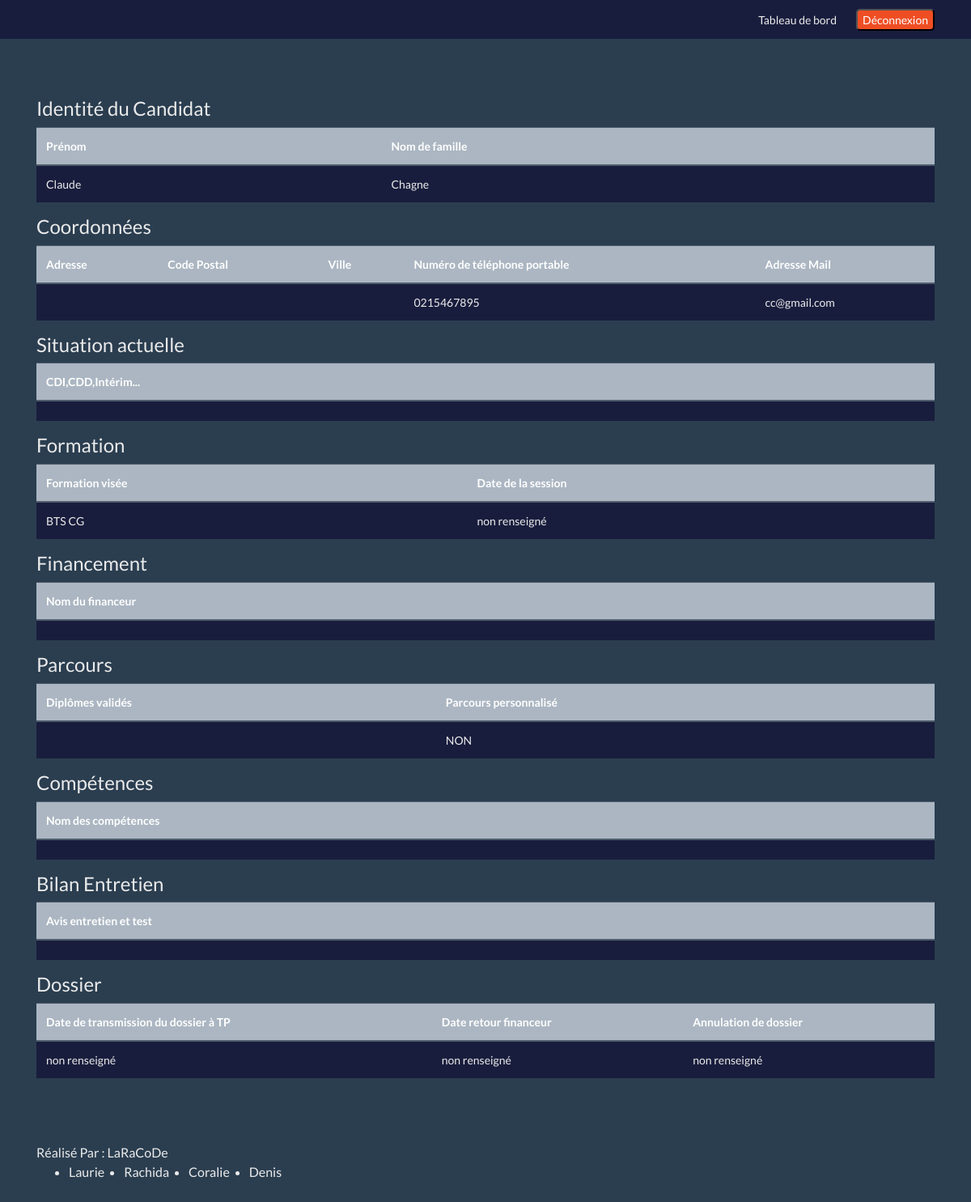
The app's page /back_office/detail_candidat.php?iduser=10 (signed in) with its own data.
### tables this page shows
CREATE TABLE IF NOT EXISTS `contact` (
  `Contact_Id` int NOT NULL AUTO_INCREMENT,
  `Contact_Nom` varchar(60) NOT NULL,
  `Contact_Prenom` varchar(60) NOT NULL,
  `Contact_Tel` int(10) UNSIGNED ZEROFILL NOT NULL,
  `Contact_Email` varchar(60) NOT NULL,
  `Contact_Adresse` varchar(100) DEFAULT NULL,
  `Contact_CodePostal` int(5) UNSIGNED ZEROFILL DEFAULT NULL,
  `Contact_Ville` varchar(60) DEFAULT NULL,
  `Contact_Date` datetime DEFAULT CURRENT_TIMESTAMP,
  PRIMARY KEY (`Contact_Id`),
  UNIQUE KEY `Contact_Email` (`Contact_Email`)
);

CREATE TABLE IF NOT EXISTS `candidat` (
  `Candidat_Id` int NOT NULL,
  `Candidat_PieceIdentite` tinyint DEFAULT NULL,
  `Candidat_CPF` tinyint DEFAULT NULL,
  `Candidat_Competence` varchar(60) DEFAULT NULL,
  `Candidat_Situation_Pro` enum('CDI','CDD','Intérimaire','Demandeur emploi','Autre') DEFAULT NULL,
  `Candidat_Diplome` varchar(60) DEFAULT NULL,
  `id` int DEFAULT NULL,
  PRIMARY KEY (`Candidat_Id`),
  KEY `id` (`id`)
);

CREATE TABLE IF NOT EXISTS `dossier` (
  `Dossier_Id` int NOT NULL AUTO_INCREMENT,
  `Dossier_MotDePasse` varchar(60) NOT NULL COMMENT 'Mot de passe de connexion pour consultation du dossier par le candidat',
  `Dossier_DateCreation` date NOT NULL,
  `Dossier_DateRetourFinanceur` date DEFAULT NULL,
  `Dossier_Transmission` date DEFAULT NULL,
  `Dossier_Report` date DEFAULT NULL,
  `Dossier_Annulation` date DEFAULT NULL,
  `Dossier_Financeur` varchar(60) DEFAULT NULL,
  `Dossier_Parcours_personnalise` tinyint DEFAULT NULL,
  `Dossier_Bilan_Formation` varchar(60) DEFAULT NULL,
  `Dossier_Session` date DEFAULT NULL,
  `Dossier_Formation` enum('BTS SIO SLAM','BTS SIO SISR','BTS GPME','BTS CG','BTS Assurance','BTS MCO','BTS Banque') DEFAULT NULL,
  `Gestionnaire_Id` int DEFAULT NULL,
  `Candidat_Id` int NOT NULL,
  PRIMARY KEY (`Dossier_Id`),
  KEY `Gestionnaire_Id` (`Gestionnaire_Id`),
  KEY `Candidat_Id` (`Candidat_Id`)
);

### back_office/detail_candidat.php (the view, shortened to what this page needs)
<?php
require('_connect.php');
$id = $_GET['iduser'];
$req_contact = $bdd->prepare('SELECT * FROM contact  WHERE Contact_Id= ?');
$req_contact->execute(array($id));
$contact = $req_contact->fetchAll();
$req_candidat = $bdd->prepare('SELECT *
FROM candidat c
INNER JOIN contact co ON c.Candidat_Id= co.Contact_Id
INNER JOIN dossier d ON d.Candidat_Id = c.Candidat_Id
WHERE Contact_Id= ?');
$req_candidat->execute(array($id));
$candidat = $req_candidat->fetchAll();
?>
<!DOCTYPE html>
<html lang="fr">
<head>
    <link rel="stylesheet" href="css/bootstrap.min.css">
    <link rel="stylesheet" href="css/main.css">
</head>
<body>
    <?php require('_header.php'); ?>
    <div class="container">
        <div class="row">
            <div class="col-lg-12">
                <h4>Identité du Candidat</h4>
            </div>
        </div>
        <table class="table">
            <thead class="thead-dark">
                <tr>
                    <th scope="col">Prénom</th>
                    <th scope="col">Nom de famille</th>
                </tr>
            </thead>
            <tbody class="bg-dark">
                <?php
                foreach ($contact as $cont) {
                    echo ('<tr>');
                    echo ('<td>' . $cont['Contact_Prenom'] . '</td>');
                    echo ('<td>' . $cont['Contact_Nom'] . '</td>');
                    echo ('</tr>');
                }
                ?>
            </tbody>
        </table>
        <h4>Coordonnées</h4>
        <table class="table">
            <thead class="thead-dark">
                <tr>
                    <th scope="col">Adresse</th>
                    <th scope="col">Code Postal</th>
                    <th scope="col">Ville</th>
                    <th scope="col">Numéro de téléphone portable</th>
                    <th scope="col">Adresse Mail</th>
                </tr>
            </thead>
            <tbody class="bg-dark">
                <?php
                foreach ($contact as $cont) {
                    echo ('<tr>');
                    echo ('<td>' . $cont['Contact_Adresse'] . '</td>');
                    echo ('<td>' . $cont['Contact_CodePostal'] . '</td>');
                    echo ('<td>' . $cont['Contact_Ville'] . '</td>');
                    echo ('<td>' . $cont['Contact_Tel'] . '</td>');
                    echo ('<td>' . $cont['Contact_Email'] . '</td>');
                    echo ('</tr>');
                }
                ?>
            </tbody>
        </table>
        <h4>Situation actuelle</h4>
        <table class="table">
            <thead class="thead-dark">
                <tr>
                    <th scope="col">CDI,CDD,Intérim...</th>
                </tr>
            </thead>
            <tbody class="bg-dark">
                <?php
                foreach ($candidat as $candid) {
                    echo ('<tr>');
                    echo ('<td>' . $candid['Candidat_Situation_Pro'] . '</td>');
                    echo ('</tr>');
                }
                ?>
            </tbody>
        </table>
        <h4>Formation</h4>
        <table class="table">
            <thead class="thead-dark">
                <tr>
                    <th scope="col">Formation visée</th>
                    <th scope="col">Date de la session</th>
                </tr>
            </thead>
            <tbody class="bg-dark">
                <?php
                foreach ($candidat as $candid) {
                    echo ('<tr>');
                    echo ('<td>' . $candid['Dossier_Formation'] . '</td>');
                    if ($candid['Dossier_Transmission'] != NULL && $candid['Dossier_Transmission'] != '0000-00-00') {
                        $date = strtotime($candid['Dossier_Session']);
                        echo ('<td>' . date('d/m/Y', $date) . '</td>');
                    } else {
                        echo '<td>' . "non renseigné" . '</td>';
                    }
                    echo ('</tr>');
                }
                ?>
            </tbody>
        </table>
        <h4>Financement</h4>
        <table class="table">
            <thead class="thead-dark">
                <tr>
                    <th scope="col">Nom du financeur</th>
                </tr>
            </thead>
            <tbody class="bg-dark">
                <?php
                foreach ($candidat as $candid) {
                    echo ('<tr>');
                    echo ('<td>' . $candid['Dossier_Financeur'] . '</td>');
                    echo ('</tr>');
                }
                ?>
            </tbody>
        </table>
        <h4>Parcours</h4>
        <table class="table">
            <thead class="thead-dark">
                <tr>
                    <th scope="col">Diplômes validés</th>
                    <th scope="col">Parcours personnalisé</th>
                </tr>
            </thead>
            <tbody class="bg-dark">
                <?php
                foreach ($candidat as $candid) {
                    echo ('<tr>');
                    echo ('<td>' . $candid['Candidat_Diplome'] . '</td>');
                    if ($candid['Dossier_Parcours_personnalise'] == 1) {
                        echo ('<td>OUI</td>');
                    } else {
                        echo ('<td>NON</td>');
                    }
                    echo ('</tr>');
                }
                ?>
            </tbody>
        </table>
        <h4>Compétences</h4>
        <table class="table">
            <thead class="thead-dark">
                <tr>
                    <th scope="col">Nom des compétences</th>
                </tr>
            </thead>
            <tbody class="bg-dark">
                <?php
                foreach ($candidat as $candid) {
                    echo ('<tr>');
                    echo ('<td>' . $candid['Candidat_Competence'] . '</td>');
                    echo ('</tr>');
                }
                ?>
            </tbody>
        </table>
        <h4>Bilan Entretien</h4>
        <table class="table">
            <thead class="thead-dark">
                <tr>
                    <th scope="col"> Avis entretien et test</th>
                </tr>
            </thead>
            <tbody class="bg-dark">
                <?php
                foreach ($candidat as $candid) {
                    echo ('<tr>');
                    echo ('<td>' . $candid['Dossier_Bilan_Formation'] . '</td>');
                    echo ('</tr>');
                }
                ?>
            </tbody>
        </table>
        <h4>Dossier</h4>
        <table class="table">
            <thead class="thead-dark">
                <tr>
                    <th scope="col">Date de transmission du dossier à TP</th>
                    <th scope="col">Date retour financeur</th>
                    <th scope="col">Annulation de dossier</th>
                </tr>
            </thead>
            <tbody class="bg-dark">
                <?php
                foreach ($candidat as $candid) {
                    echo ('<tr>');
                    if ($candid['Dossier_Transmission'] != NULL && $candid['Dossier_Transmission'] != '0000-00-00') {
                        $date1 = strtotime($candid['Dossier_Transmission']);
                        echo ('<td>' . date('d/m/Y', $date1) . '</td>');
                    } else {
                        echo '<td>' . "non renseigné" . '</td>';
                    }
                    if ($candid['Dossier_DateRetourFinanceur'] != NULL && $candid['Dossier_DateRetourFinanceur'] != '0000-00-00') {
                        $date2 = strtotime($candid['Dossier_DateRetourFinanceur']);
                        echo ('<td>' . date('d/m/Y', $date2) . '</td>');
                    } else {
                        echo '<td>' . "non renseigné" . '</td>';
                    }
                    if ($candid['Dossier_Annulation'] != NULL && $candid['Dossier_Annulation'] != '0000-00-00') {
                        $date3 = strtotime($candid['Dossier_Annulation']);
                        echo ('<td>' . date('d/m/Y', $date3) . '</td>');
                    } else {
                        echo '<td>' . "non renseigné" . '</td>';
                    }
                    echo ('</tr>');
                }
                ?>
            </tbody>
        </table>
    </div>
    <?php require('_footer.php'); ?>
</body>
</html>

### back_office/css/main.css (style rules this page uses)
body { padding-top: 120px; }
.bg-dark { background-color: #191d3d !important; }

### records on screen
contact: Contact_Prenom "Claude", Contact_Nom "Chagne", Contact_Tel "0215467895", Contact_Email "cc@gmail.com"
candidat: dossier.Dossier_Formation "BTS CG"
